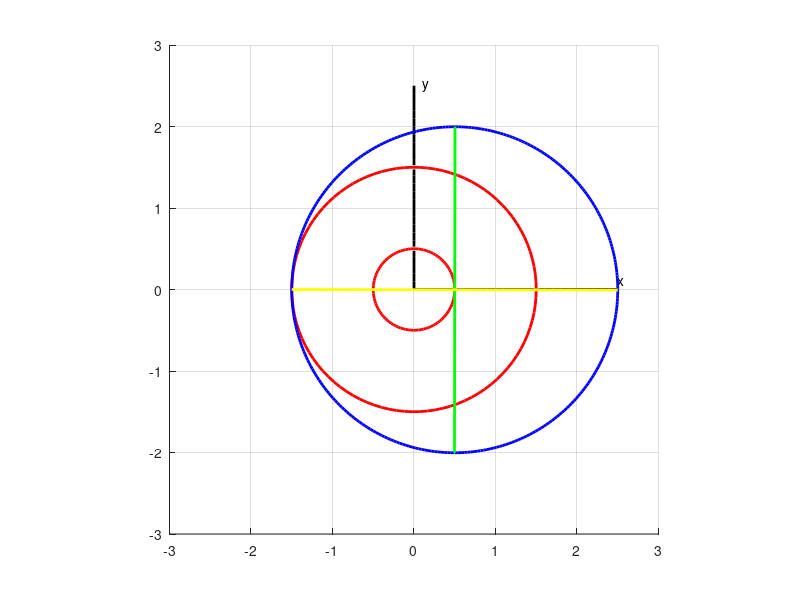

This figure's MATLAB source:
% Plot moving 2D gear set with 1.5R-2R gears
% Mengtang Li
% Apr 3
clear; clf; close all;

figure('OuterPosition', [50 50 1000 1000]);
grid minor; grid on; hold on;
% plot axes
xaxis_x = 0:0.1:2.5;
xaxis_y = zeros(1,size(xaxis_x,2));

yaxis_x = zeros(1,size(xaxis_x,2));
yaxis_y = 0:0.1:2.5;

xlim([-3 3]); ylim([-3 3]);

plot(xaxis_x,xaxis_y,'k','linewidth',2);
grid on; grid minor; hold on;
plot(yaxis_x,yaxis_y,'k','linewidth',2);
% legend('x-axis', 'y-axis', 'z-axis');
text(2.5,0.1,'x');
text(0.1,2.5,'y');
daspect([1 1 1]);

alpha = pi/6;
beta = pi/6;
R = 1;
L = 2;
angle = 0:0.02:2*pi;
n = size(angle,2);
x_record = zeros(1,n);
y_record = zeros(1,n);

circle1 = viscircles([0 0], 0.5*R);
circle2 = viscircles([0 0], 1.5*R);

for i = 1:1:n
    wt = angle(i);
    %     A = [ cos(wt)/(cos(wt)^2 + sin(wt)^2),  sin(wt)/(cos(wt)^2 + sin(wt)^2);
    %         -sin(wt)/(cos(wt)^2 + sin(wt)^2),  cos(wt)/(cos(wt)^2 + sin(wt)^2);];
    
    A = [ cos(0.5*wt),  sin(0.5*wt);
        -sin(0.5*wt),  cos(0.5*wt);]; % bigger gear also rotates
    
    %     A = [1 0; 0 1]; % bigger gear doesnt rotate
    
    R_x = 0.5*R*cos(2*wt);
    R_y = 0.5*R*sin(2*wt);
    
    theta = 0:0.02:2*pi;
    rho_x = 2*R*(-sin(theta)*A(1,1)+cos(theta)*A(2,1));
    rho_y = 2*R*(-sin(theta)*A(1,2)+cos(theta)*A(2,2));
    
    rho_x1 = 2*R*(-sin(0)*A(1,1)+cos(0)*A(2,1));
    rho_y1 = 2*R*(-sin(0)*A(1,2)+cos(0)*A(2,2));
    rho_x2 = 2*R*(-sin(pi/2)*A(1,1)+cos(pi/2)*A(2,1));
    rho_y2 = 2*R*(-sin(pi/2)*A(1,2)+cos(pi/2)*A(2,2));
    rho_x3 = 2*R*(-sin(pi)*A(1,1)+cos(pi)*A(2,1));
    rho_y3 = 2*R*(-sin(pi)*A(1,2)+cos(pi)*A(2,2));
    rho_x4 = 2*R*(-sin(3*pi/2)*A(1,1)+cos(3*pi/2)*A(2,1));
    rho_y4 = 2*R*(-sin(3*pi/2)*A(1,2)+cos(3*pi/2)*A(2,2));
    
    r_x = R_x + rho_x;
    r_y = R_y + rho_y;
    
    r_x1 = R_x + rho_x1;
    r_y1 = R_y + rho_y1;
    r_x2 = R_x + rho_x2;
    r_y2 = R_y + rho_y2;
    r_x3 = R_x + rho_x3;
    r_y3 = R_y + rho_y3;
    r_x4 = R_x + rho_x4;
    r_y4 = R_y + rho_y4;
    
    plotcircle = plot(r_x,r_y,'b','linewidth',2);
    plotline1 = plot([r_x1; r_x3], [r_y1; r_y3], 'g','linewidth',2);
    plotline2 = plot([r_x2; r_x4], [r_y2; r_y4], 'y','linewidth',2);
    
    pause(0.02);
    if (i < n)
        delete(plotcircle);
        delete(plotline1);
        delete(plotline2);
    end
    
end
